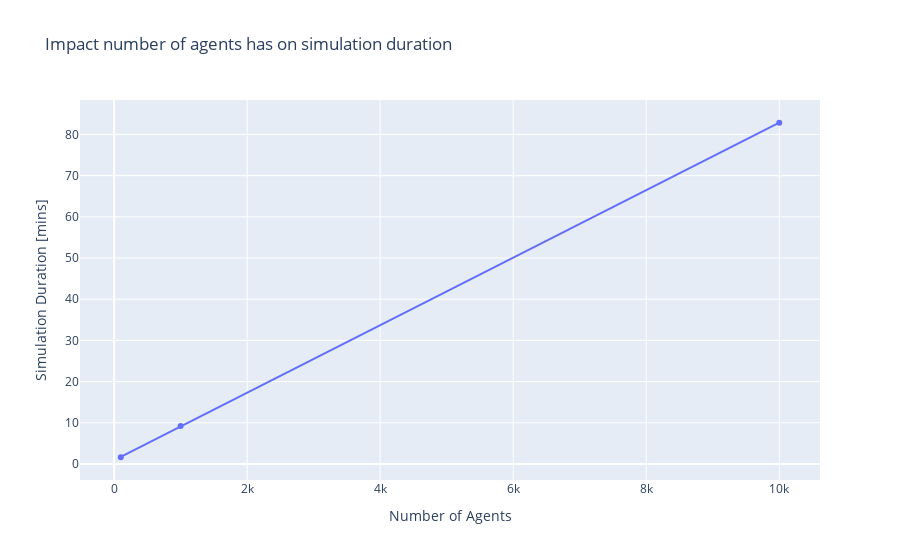

The code cell stored with this chart in its notebook:
### Markdown cell above
## Number of Agents being simulated

### Code cell
df1 = df[df.key == 'agents']
df1
fig = px.scatter(df1, 
                 x="agents_at_start", 
                 y="sim_duration_minutes", 
                 trendline="ols",
                 title="Impact number of agents has on simulation duration",
                 labels={
                     "agents_at_start": "Number of Agents",
                     "sim_duration_minutes": "Simulation Duration [mins]"} )
fig.show()

### Figure 1 — Plotly figure (JSON) as saved in the notebook; plotly's stock layout.template omitted (floating-point values rounded to 4 significant figures)
{"data": [{"hovertemplate": "Number of Agents=%{x}<br>Simulation Duration [mins]=%{y}<extra></extra>", "legendgroup": "", "marker": {"color": "#636efa", "symbol": "circle"}, "mode": "markers", "name": "", "orientation": "v", "showlegend": false, "type": "scatter", "x": [1000, 10000, 100], "xaxis": "x", "y": [9.237, 82.84, 1.637], "yaxis": "y"}, {"hovertemplate": "<b>OLS trendline</b><br>sim_duration_minutes = 0.00819215 * agents_at_start + 0.926089<br>R<sup>2</sup>=0.999994<br><br>Number of Agents=%{x}<br>Simulation Duration [mins]=%{y} <b>(trend)</b><extra></extra>", "legendgroup": "", "marker": {"color": "#636efa", "symbol": "circle"}, "mode": "lines", "name": "", "showlegend": false, "type": "scatter", "x": [100, 1000, 10000], "xaxis": "x", "y": [1.745, 9.118, 82.85], "yaxis": "y"}], "layout": {"autosize": true, "legend": {"tracegroupgap": 0}, "title": {"text": "Impact number of agents has on simulation duration"}, "xaxis": {"anchor": "y", "autorange": true, "domain": [0, 1], "range": [-492.3, 10590.0], "title": {"text": "Number of Agents"}, "type": "linear"}, "yaxis": {"anchor": "x", "autorange": true, "domain": [0, 1], "range": [-5.064, 89.54], "title": {"text": "Simulation Duration [mins]"}, "type": "linear"}}}
